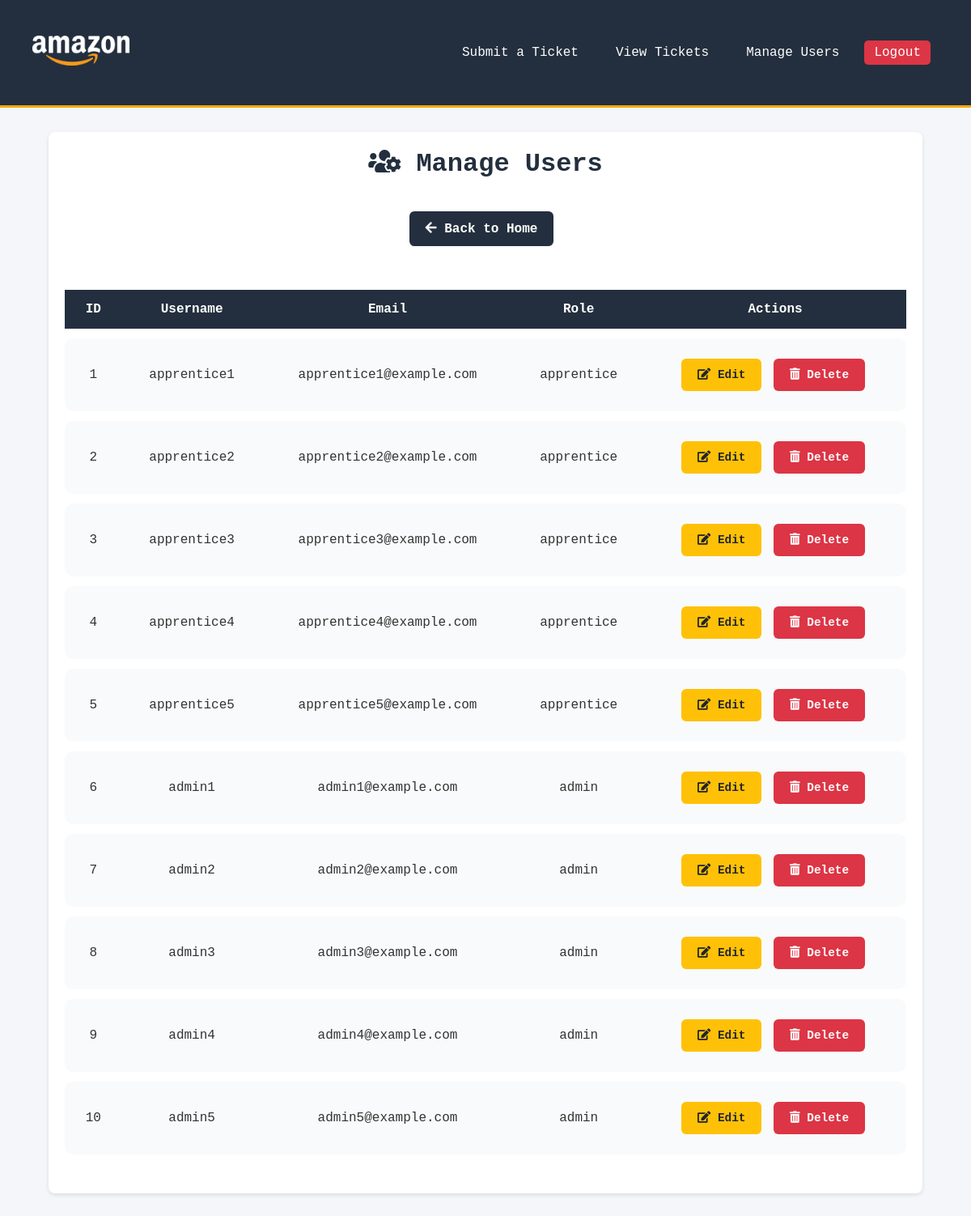
The page /admin_users (signed in) on the database as committed earlier.
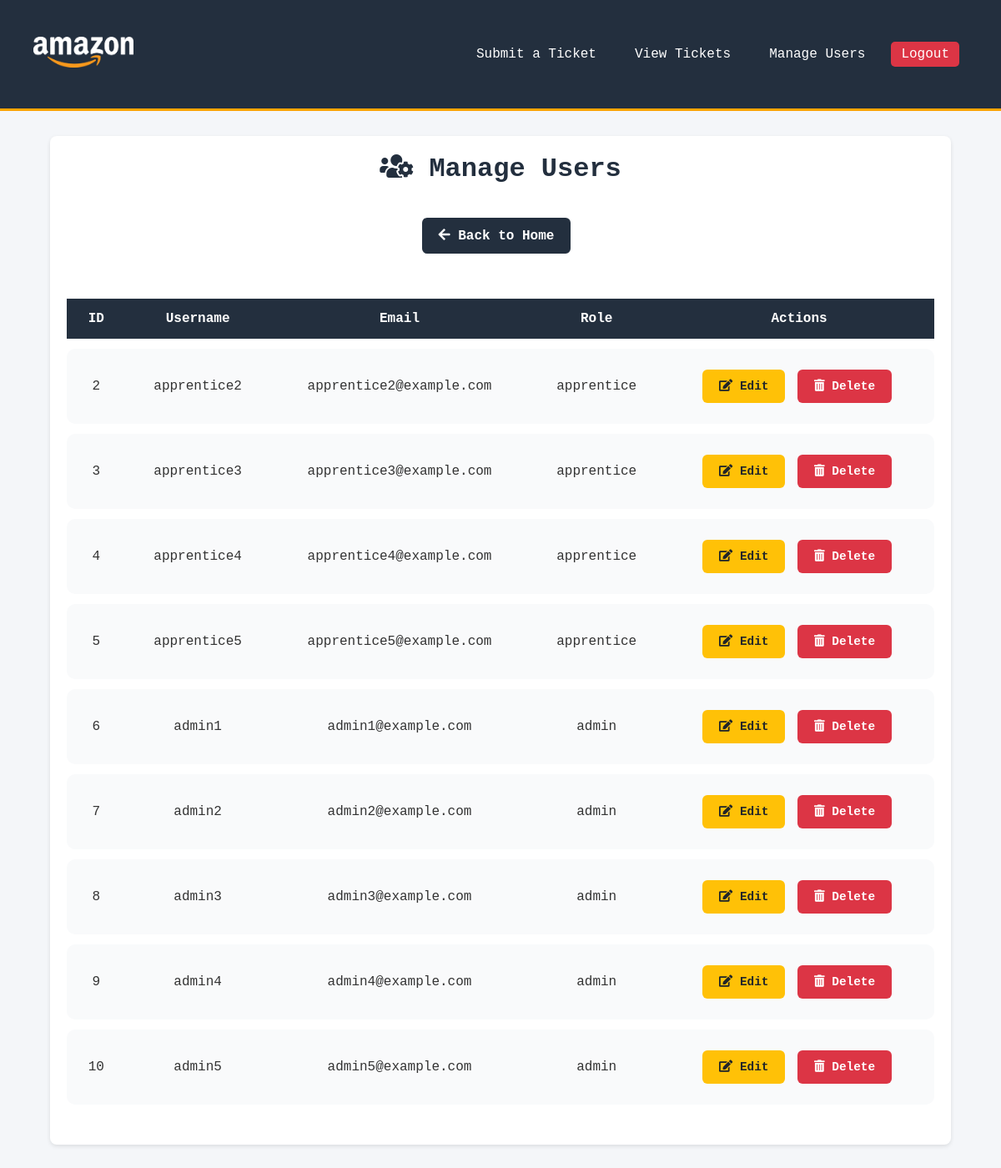
The same page on the database as committed later.
### tables this page shows
CREATE TABLE users (
            id INTEGER PRIMARY KEY AUTOINCREMENT,
            username TEXT UNIQUE NOT NULL,
            password TEXT NOT NULL,
            email TEXT,
            role TEXT NOT NULL CHECK(role IN ('apprentice', 'admin'))
        );

### app/users.py (the view)
@app.route('/admin_users')
@admin_required
def admin_users():
    conn = get_db_connection()
    role_filter = request.args.get('role')
    if role_filter:
        users = conn.execute('SELECT * FROM users WHERE role = ?', (role_filter,)).fetchall()
    else:
        users = conn.execute('SELECT * FROM users').fetchall()
    conn.close()
    return render_template('admin_users.html', users=users, role=role_filter)

### app/db.py (called while the page is built)
def get_db_connection():
    conn = sqlite3.connect('helpdesk.db')
    conn.row_factory = sqlite3.Row
    return conn

### app/users.py (called while the page is built)
def admin_required(f):
    from functools import wraps
    from flask import abort
    @wraps(f)
    def decorated_function(*args, **kwargs):
        if 'username' not in session:
            flash('You need to log in to manage users.', 'error')
            return redirect(url_for('login'))
        conn = get_db_connection()
        user = conn.execute('SELECT role FROM users WHERE username = ?', (session['username'],)).fetchone()
        conn.close()
        if not user or user['role'] != 'admin':
            abort(403)
        return f(*args, **kwargs)
    return decorated_function

### app/templates/admin_users.html (shortened to what this page needs)
<!DOCTYPE html>
<html lang="en">
<head>
    <link rel="stylesheet" href="{{ url_for('static', filename='styles.css') }}">
    <link rel="stylesheet" href="https://cdnjs.cloudflare.com/ajax/libs/font-awesome/5.15.1/css/all.min.css">
</head>
<body>
  <header class="header">
            <a href="{{ url_for('home') }}">
                <img src="{{ url_for('static', filename='logo.png') }}" alt="Helpdesk Logo">
            </a>
            <nav class="nav" id="navbar">
                <a href="/submit_ticket">Submit a Ticket</a>
                <a href="/tickets">View Tickets</a>
                {% if 'username' in session %}
                    {% if session['role'] == 'admin' %}
                        <a href="{{ url_for('admin_users') }}">Manage Users</a>
                    {% endif %}
          <a href="#" class="btn btn-danger" onclick="confirmLogout()">Logout</a>
                {% else %}
                    <a href="/login" class="btn btn-warning">Login</a>
                {% endif %}
            </nav>
        </header>
<div class="container">
    <h1><i class="fas fa-users-cog"></i> Manage Users</h1>
    <div class="text-center mb-4">
        <a href="{{ url_for('home') }}" class="btn btn-secondary">
            <i class="fas fa-arrow-left"></i> Back to Home
        </a>
    </div>
<div class="table-responsive">
    <table class="table table-bordered">
        <thead>
            <tr>
                <th>ID</th>
                <th>Username</th>
                <th>Email</th>
                <th>Role</th>
                <th>Actions</th>
            </tr>
        </thead>
        <tbody>
            {% for user in users %}
            <tr>
                <td>{{ user.id }}</td>
                <td>{{ user.username }}</td>
                <td>{{ user.email }}</td>
                <td>{{ user.role }}</td>
                <td>
                    <a href="{{ url_for('edit_user', user_id=user.id) }}" class="btn btn-warning btn-sm" aria-label="Edit User {{ user.username }}">
                        <i class="fas fa-edit"></i> Edit
                    </a>
                    <button
                        class="btn btn-danger btn-sm"
                        onclick="openModal({{ user.id }}, '{{ user.username }}')"
                        aria-label="Delete User {{ user.username }}">
                        <i class="fas fa-trash-alt"></i> Delete
                    </button>
                </td>
            </tr>
            {% endfor %}
        </tbody>
    </table>
</div>
</body>
</html>

### app/static/styles.css (style rules this page uses)
* { margin: 0; padding: 0; box-sizing: border-box; font-family: Consolas, Monaco, monospace; }
body { background-color: #f4f6f9; color: #333; }
h1 { text-align: center; color: #343a40; margin-bottom: 20px; }
.text-center { text-align: center; }
.container { width: 90%; max-width: 1200px; margin: 30px auto 40px auto; padding: 20px; background-color: white; border-radius: 8px; box-shadow: 0 2px 5px rgba(0, 0, 0, 0.1); }
.header { background-color: #232f3e; padding: 40px; display: flex; justify-content: space-between; align-items: center; border-bottom: 3px solid #ffa500; }
.header img { max-width: 120px; }
.nav { display: flex; align-items: center; margin-left: auto; }
.nav a { color: white; text-decoration: none; padding: 10px 15px; margin-left: 1rem; border-radius: 5px; font-weight: 500; transition: background-color 0.3s, box-shadow 0.3s; }
.nav a.btn { padding: 0.375rem 0.75rem; }
.btn { padding: 12px 20px; font-size: 16px; border-radius: 6px; font-weight: 600; border: none; cursor: pointer; transition: background-color 0.3s ease; text-align: center; display: inline-block; text-decoration: none; margin: 10px 10px 10px 0; }
.btn-secondary { background-color: #232f3e;; color: #fff; }
.btn-danger { background-color: #E63946; color: #fff; }
table.table tbody td .btn { margin-right: 5px; min-width: 70px; font-size: 0.9rem; border-radius: 6px; }
table.table tbody td .btn-warning { background-color: #ffc107; border-color: #ffc107; color: #212529; }
table.table tbody td .btn-danger { background-color: #dc3545; border-color: #dc3545; color: white; }
.table-responsive { margin-top: 2rem; }

### app/templates/admin_users.html (style rules this page uses)
.container h1 { color: #232f3e; font-weight: 700; margin-bottom: 30px; font-size: 32px; text-align: center; }
table.table { width: 100%; border-collapse: separate; border-spacing: 0 12px; box-shadow: 0 2px 8px rgba(0,0,0,0.1); }
table.table thead tr { background-color: #232f3e; color: white; font-weight: 600; font-size: 16px; }
table.table tbody tr { background-color: #f9fafb; border-radius: 10px; transition: background-color 0.3s ease; }
table.table tbody tr td:first-child { border-top-left-radius: 10px; border-bottom-left-radius: 10px; }
table.table tbody tr td:last-child { border-top-right-radius: 10px; border-bottom-right-radius: 10px; }
table.table td, table.table th { padding: 15px 20px; text-align: center; vertical-align: middle; }
.btn-warning { background-color: #ffa500; border: none; font-weight: 600; transition: background-color 0.3s ease; }
.table-responsive { width: 100%; overflow-x: auto; -webkit-overflow-scrolling: touch; margin-bottom: 1rem; }
.btn-danger { background-color: #dc3545; border: none; font-weight: 600; transition: background-color 0.3s ease; }

Rows that differ between the two databases and show on the page:
removed users: id "1", username "apprentice1", email "apprentice1@example.com", role "apprentice"
